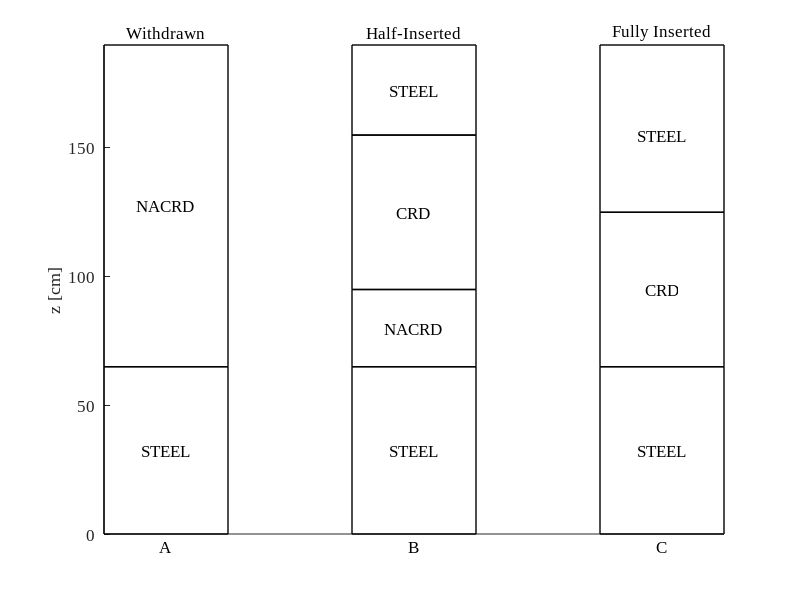

Write MATLAB code to recreate this figure.
clear
close all

width = 20;
LW = 1;
FN = 'Times New Roman';
FS = 12;

% knk_control_rod_geometry
rect = @(w,h)([0,0;...
    w,0;
    w,h;
    0,h;
    0,0]);

bottom_steel = rect(width,65.0);
first_sodium = rect(width,125.0);
second_sodium = rect(width,30.0);
second_steel = rect(width,35.0);
control_rod = rect(width,60.0);

figure
hold on
% Withdrawn
buffer = 0.0;
plot(bottom_steel(:,1)+buffer,bottom_steel(:,2),'k-','LineWidth',LW)
plot(first_sodium(:,1)+buffer,first_sodium(:,2)+max(bottom_steel(:,2)),'k-','LineWidth',LW)
text(buffer+0.5*width,32.5,'STEEL','FontName',FN,'FontSize',FS,'HorizontalAlignment','center','VerticalAlignment','middle');
text(buffer+0.5*width,127.5,'NACRD','FontName',FN,'FontSize',FS,'HorizontalAlignment','center','VerticalAlignment','middle');
text(buffer+0.5*width,195,'Withdrawn','FontName',FN,'FontSize',FS,'HorizontalAlignment','center','VerticalAlignment','middle');
text(buffer+0.5*width,-5,'A','FontName',FN,'FontSize',FS,'HorizontalAlignment','center','VerticalAlignment','middle');
buffer = width*2;
plot(bottom_steel(:,1)+buffer,bottom_steel(:,2),'k-','LineWidth',LW)
plot(second_sodium(:,1)+buffer,second_sodium(:,2)+max(bottom_steel(:,2)),'k-','LineWidth',LW)
plot(control_rod(:,1)+buffer,control_rod(:,2)+95.,'k-','LineWidth',LW)
plot(second_steel(:,1)+buffer,second_steel(:,2)+155.,'k-','LineWidth',LW)
text(buffer+0.5*width,32.5,'STEEL','FontName',FN,'FontSize',FS,'HorizontalAlignment','center','VerticalAlignment','middle');
text(buffer+0.5*width,80,'NACRD','FontName',FN,'FontSize',FS,'HorizontalAlignment','center','VerticalAlignment','middle');
text(buffer+0.5*width,125.,'CRD','FontName',FN,'FontSize',FS,'HorizontalAlignment','center','VerticalAlignment','middle');
text(buffer+0.5*width,172.5,'STEEL','FontName',FN,'FontSize',FS,'HorizontalAlignment','center','VerticalAlignment','middle');
text(buffer+0.5*width,195,'Half-Inserted','FontName',FN,'FontSize',FS,'HorizontalAlignment','center','VerticalAlignment','middle');
text(buffer+0.5*width,-5,'B','FontName',FN,'FontSize',FS,'HorizontalAlignment','center','VerticalAlignment','middle');
buffer = width*4;
plot(bottom_steel(:,1)+buffer,bottom_steel(:,2),'k-','LineWidth',LW)
plot(control_rod(:,1)+buffer,control_rod(:,2)+65.,'k-','LineWidth',LW)
plot(bottom_steel(:,1)+buffer,bottom_steel(:,2)+125.,'k-','LineWidth',LW)
text(buffer+0.5*width,32.5,'STEEL','FontName',FN,'FontSize',FS,'HorizontalAlignment','center','VerticalAlignment','middle');
text(buffer+0.5*width,95.,'CRD','FontName',FN,'FontSize',FS,'HorizontalAlignment','center','VerticalAlignment','middle');
text(buffer+0.5*width,155.,'STEEL','FontName',FN,'FontSize',FS,'HorizontalAlignment','center','VerticalAlignment','middle');
text(buffer+0.5*width,195,'Fully Inserted','FontName',FN,'FontSize',FS,'HorizontalAlignment','center','VerticalAlignment','middle');
text(buffer+0.5*width,-5,'C','FontName',FN,'FontSize',FS,'HorizontalAlignment','center','VerticalAlignment','middle');
hold off
ylabel('z [cm]')
set(gca,'xtick',[])
xlim([0,width*5])
ylim([0,190])
set(gca,'FontName',FN,'FontSize',FS)
print(gcf,'../figs/knk_control_rod_geometry.eps','-depsc2');
close(gcf)
